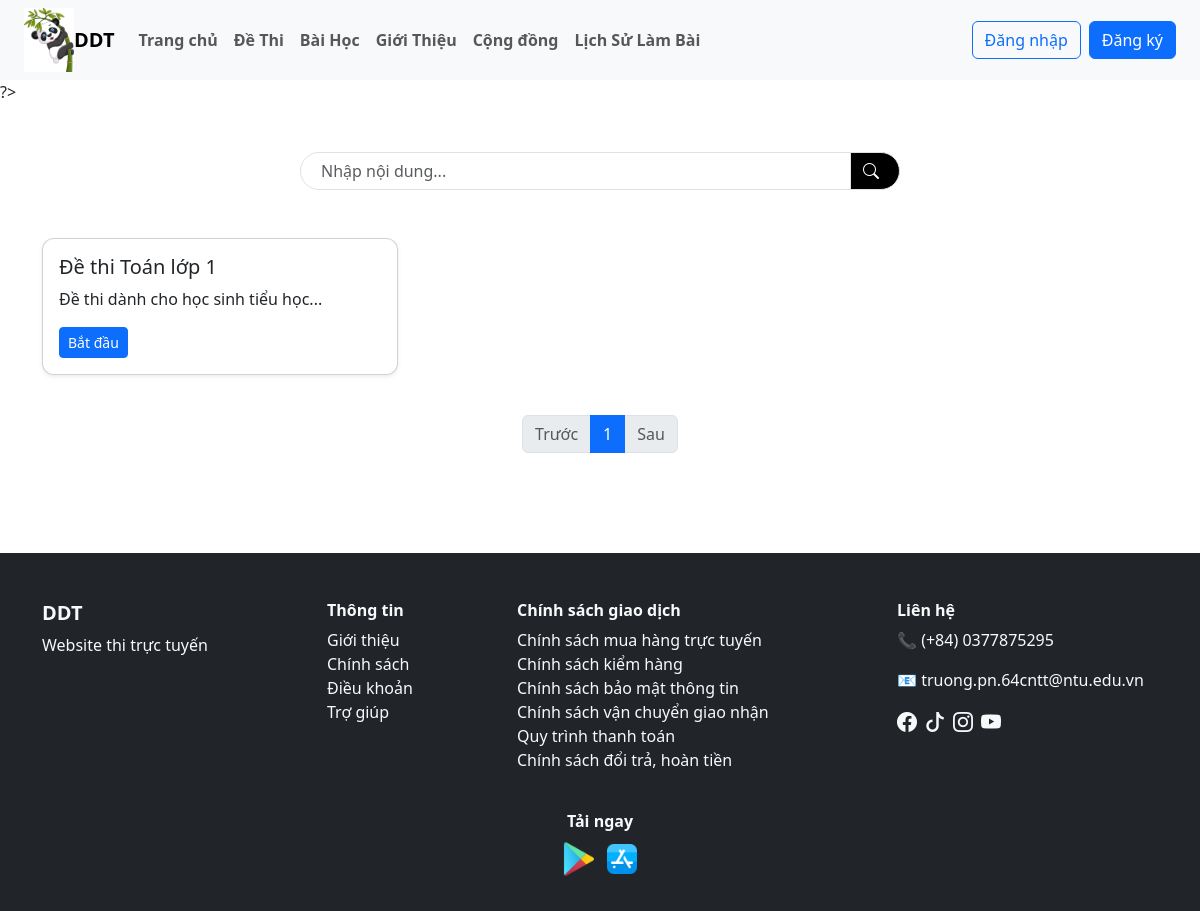
/user/tat_ca_de_thi.php?id_dm=4, run on the app's committed database.
### tables this page shows
CREATE TABLE `de_thi` (
  `id` varchar(10) NOT NULL,
  `id_danh_muc` int(11) DEFAULT NULL,
  `ten_de_thi` varchar(255) NOT NULL,
  `mo_ta` text DEFAULT NULL,
  `thoi_gian` int(11) DEFAULT NULL,
  `id_bai_hoc` varchar(10) DEFAULT NULL,
  `thang_diem` int(11) DEFAULT 10,
  `ngay_tao` datetime DEFAULT current_timestamp(),
  `trang_thai` tinyint(1) NOT NULL DEFAULT 0
);

### user/tat_ca_de_thi.php (the view, shortened to what this page needs)
<?php
include("./header.php");
$id_dm = $_GET['id_dm'];
$keyword = isset($_GET['keyword']) ? mysqli_real_escape_string($dbc, $_GET['keyword']) : '';
$limit = 20;
$page = isset($_GET['page']) ? (int)$_GET['page'] : 1;
$start = ($page - 1) * $limit;
$sql_count = "
    SELECT COUNT(*) AS total
    FROM de_thi
    WHERE id_danh_muc = $id_dm AND trang_thai = 1
    AND (
    ten_de_thi LIKE '%$keyword%'
    OR mo_ta  LIKE '%$keyword%'
    )
";
$rs_count = mysqli_query($dbc, $sql_count);
$total = mysqli_fetch_assoc($rs_count)['total'];
$total_pages = ceil($total / $limit);
$sql = "
    SELECT *
    FROM de_thi
    WHERE id_danh_muc = $id_dm AND trang_thai = 1
     AND (
    ten_de_thi LIKE '%$keyword%'
    OR mo_ta  LIKE '%$keyword%'
    )
    ORDER BY id DESC
    LIMIT $start, $limit
";
$result = mysqli_query($dbc, $sql);
?>
<div class="container my-4">
    <form action="tat_ca_de_thi.php" method="GET">
        <div class="d-flex justify-content-center my-5">
            <div class="input-group search-box" style="max-width: 600px;">
                <input type="text" name="keyword" class="form-control" placeholder="Nhập nội dung..."
                    value="<?= htmlspecialchars($keyword) ?>">
                <button class="input-group-text bg-black text-white" type="submit">
                    <i class="bi bi-search me-2"></i>
                </button>
            </div>
        </div>
    </form>
    <?php if(mysqli_num_rows($result) > 0): ?>
    <div class="row">
        <?php while($dt = mysqli_fetch_assoc($result)): ?>
        <div class="col-md-4 mb-3">
            <div class="card shadow-sm">
                <div class="card-body">
                    <h5><?= $dt['ten_de_thi'] ?></h5>
                    <p><?= substr($dt['mo_ta'], 0, 100) ?>...</p>
                    <a href="chi_tiet_de_thi.php?id=<?= $dt['id'] ?>" class="btn btn-primary btn-sm">Bắt đầu</a>
                </div>
            </div>
        </div>
        <?php endwhile; ?>
    </div>
    <?php else: ?>
    <div class="alert alert-info">Không có đề thi nào.</div>
    <?php endif; ?>
    <nav class="mt-4">
        <ul class="pagination justify-content-center">
            <li class="page-item <?= ($page <= 1) ? 'disabled' : '' ?>">
                <a class="page-link" href="?id_dm=<?= $id_dm ?>&page=<?= $page - 1 ?>&keyword=<?= $keyword ?>">Trước</a>
            </li>
            <?php for ($i = 1; $i <= $total_pages; $i++): ?>
            <li class="page-item <?= ($i == $page) ? 'active' : '' ?>">
                <a class="page-link" href="?id_dm=<?= $id_dm ?>&page=<?= $i ?>&keyword=<?= $keyword ?>">
                    <?= $i ?>
                </a>
            </li>
            <?php endfor; ?>
            <li class="page-item <?= ($page >= $total_pages) ? 'disabled' : '' ?>">
                <a class="page-link" href="?id_dm=<?= $id_dm ?>&page=<?= $page + 1 ?>&keyword=<?= $keyword ?>">Sau</a>
            </li>
        </ul>
    </nav>
</div>
<?php
include("./footer.php");
?>

### user/CSS/style_user.css (style rules this page uses)
.card { border-radius: 12px; overflow: hidden; }
.search-box input { border-radius: 30px 0 0 30px; padding-left: 20px; }
.search-box button { border-radius: 0 30px 30px 0; }

### data on the page
de_thi: ten_de_thi "Đề thi Toán lớp 1", mo_ta "Đề thi dành cho học sinh tiểu học"
